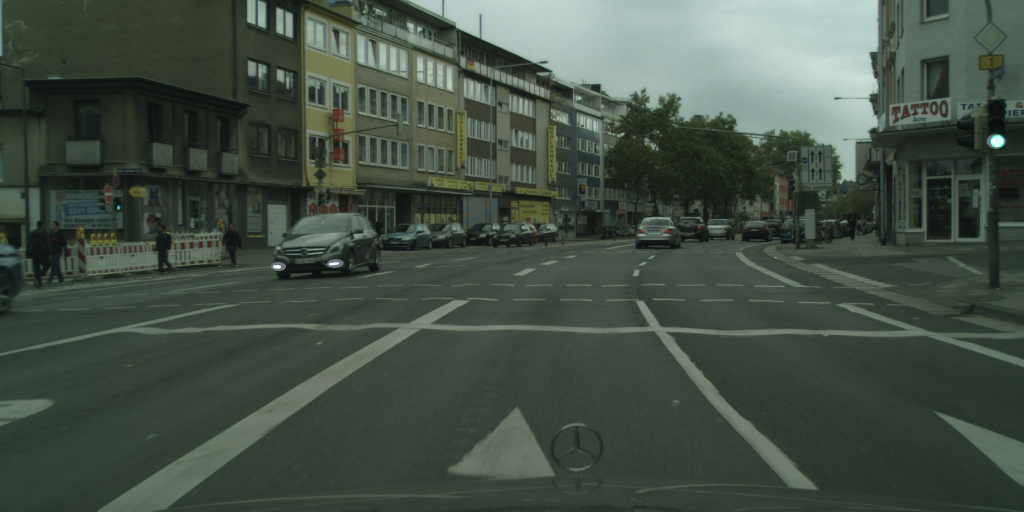
#> input picture gallery/aachen_000004_000019_leftImg8bit.png, 2048 x 1024 px, found by its file name (shown at 1/2 size)
$ python main.py
#> lines starting #> are read from the running program, lines starting #| are printed output that depends on the picture; after the words box and inside, x2 and y2 are one past the last pixel; in counts of white or black regions, pixels touching at a corner belong together; pictures that were not available may be replaced by others from this repository, and a replacement may not be noted
#> in show_find_tfl_lights, image is the input picture: shape (1024, 2048, 3); mean R, G, B 68.2, 79.7, 69.6
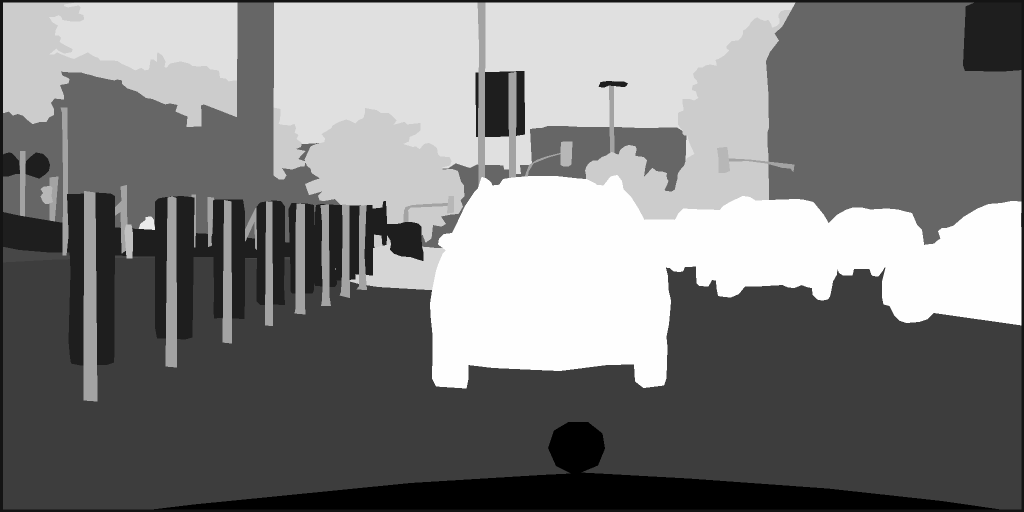
#> input picture cologne_000113_000019_gtFine_labelIds.png, 2048 x 1024 px, given in place of kernel.png, which was not available (shown at 1/2 size)
#> in find_tfl_lights, kernel is the input picture: shape (1024, 2048); min 1, max 26, mean 13.4
import heapq

import cv2
from matplotlib.testing.compare import compare_images
from numpy import amax
# from sympy.stats.frv_types import scipy
import scipy

try:
    import os
    import json
    import glob
    import argparse

    import numpy as np
    from scipy import signal as sg
    from scipy.ndimage.filters import maximum_filter

    from PIL import Image, ImageEnhance, ImageFilter

    import matplotlib.pyplot as plt
    import matplotlib

except ImportError:
    print("Need to fix the installation")
    raise

data_path = "data.bin"
labels_path = "labels.bin"


def highlight_lights(image):
    # plt.imshow(image)
    # plt.show()

    # split the image into its BGR components
    mask_red = np.all(image[:,:] <= [180, 235, 235], axis=-1)
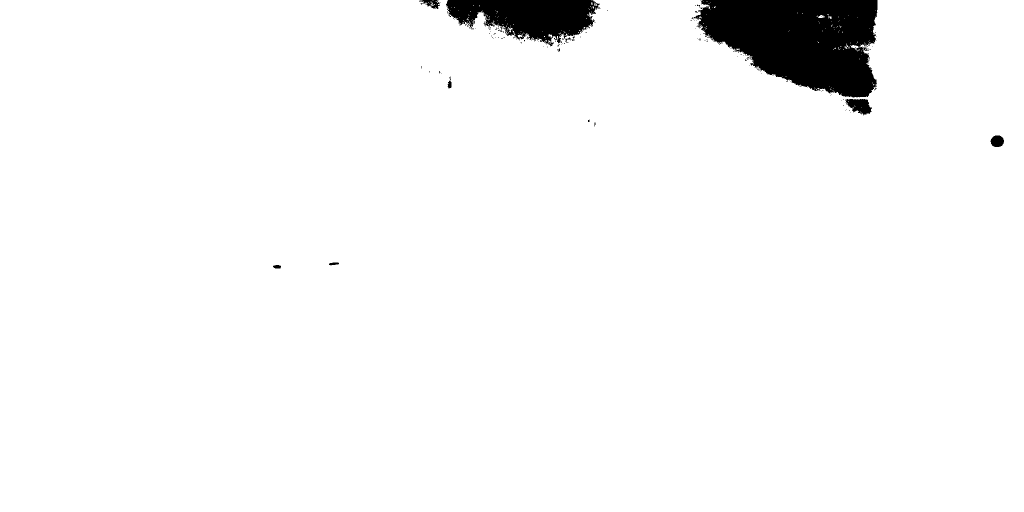
#> mask_red: shape (1024, 2048) bool (shown at 1/2 size); 96.6% white; 166 black regions (156 under 20 px), largest, box (x1, y1, x2, y2) and area: (1388, 0, 1755, 195) 50367, (892, 0, 1201, 93) 17513, (1691, 198, 1744, 231) 1107
    mask_green = np.all(image[:,:] <= [245, 237, 245], axis=-1)
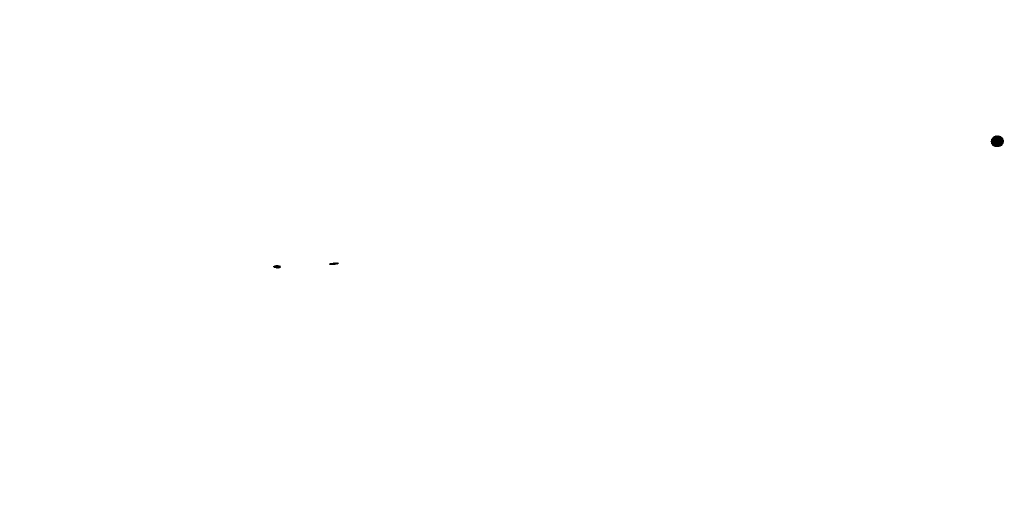
#> mask_green: shape (1024, 2048) bool (shown at 1/2 size); 100% white; 3 black regions, box (x1, y1, x2, y2) and area: (1981, 271, 2008, 294) 492, (546, 530, 562, 537) 85, (658, 525, 678, 530) 78
    mask_blue = np.all(image[:,:] <= [245, 245, 190], axis=-1)
#> mask_blue: shape (1024, 2048) bool; 95.8% white; 204 black regions (192 under 20 px), largest, box (x1, y1, x2, y2) and area: (1243, 0, 1755, 202) 59399, (890, 0, 1234, 112) 25668, (1677, 199, 1749, 245) 1988

    mask_white = np.ma.mask_or(np.all(image[:, :] >= [190, 190, 190], axis=-1), np.all(image[:, :] <= [155, 155, 155], axis=-1))
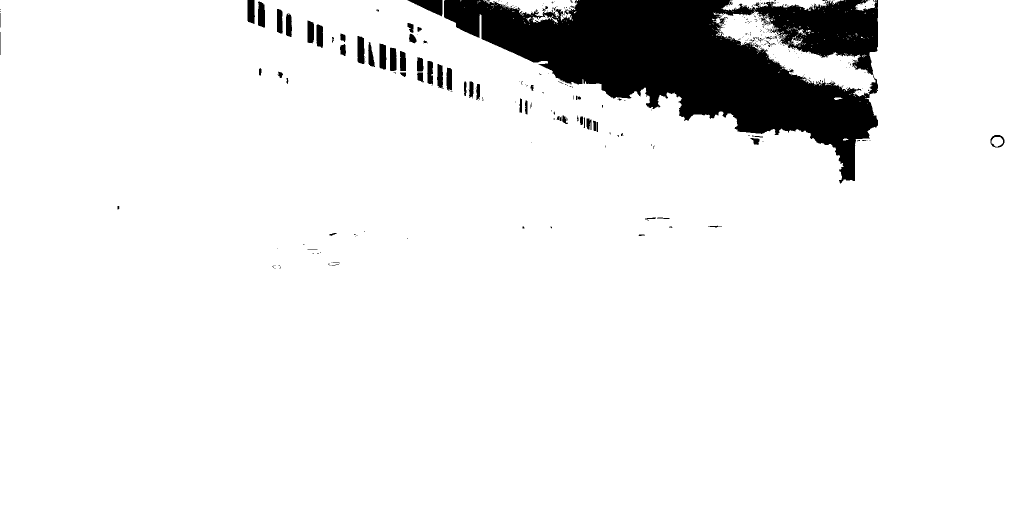
#> mask_white: shape (1024, 2048) bool (shown at 1/2 size); 92.4% white; 435 black regions (373 under 20 px), largest, box (x1, y1, x2, y2) and area: (888, 0, 1756, 367) 144375, (815, 0, 885, 33) 1203, (715, 72, 729, 128) 709

    mask = np.ma.mask_or(np.ma.mask_or(mask_red, mask_green), np.ma.mask_or(mask_blue, mask_white))
#> mask: shape (1024, 2048) bool; 100% white; black in thin lines or dots, all inside (x1, y1, x2, y2) = (546, 271, 2008, 535)
    image[mask] = [0, 0, 0]

    image[np.logical_not(mask)] = [255, 255, 255]

    # [8 lines of commented-out code are left out]

    blurred = cv2.GaussianBlur(image, (3, 3), 0)
    fixed = cv2.threshold(blurred, 26, 255, cv2.THRESH_BINARY)[1]
#> fixed: shape (1024, 2048, 3); 0.01% white; 3 white regions (2 under 20 px), largest, box (x1, y1, x2, y2) and area: (1980, 270, 2009, 295) 286
    blurred = cv2.GaussianBlur(fixed, (17, 17), 0)
    fixed = cv2.threshold(blurred, 45, 255, cv2.THRESH_BINARY)[1]
#> fixed: shape (1024, 2048, 3); 0.03% white; 1 white region, box (x1, y1, x2, y2) and area: (1978, 268, 2011, 297) 640

    return fixed[..., :3]


def find_tfl_lights(c_image: np.ndarray, cv2=None, **kwargs):
    """
    Detect candidates for TFL lights. Use c_image, kwargs and you imagination to implement
    :param c_image: The image itself as np.uint8, shape of (H, W, 3)
    :param kwargs: Whatever config you want to pass in here
    :return: 4-tuple of x_red, y_red, x_green, y_green
    """
    # [6 lines of commented-out code are left out]

    kernel = np.array(Image.open('kernel.png').convert('L'))
    kernel = kernel.astype('f')
    # [10 lines of commented-out code are left out]

    highlighted_red_image = highlight_lights(c_image.copy())
    fixed_image = \
        sg.convolve(np.dot(highlighted_red_image, [0.2125, 0.7154, 0.0721]), kernel, mode='same', method='auto')
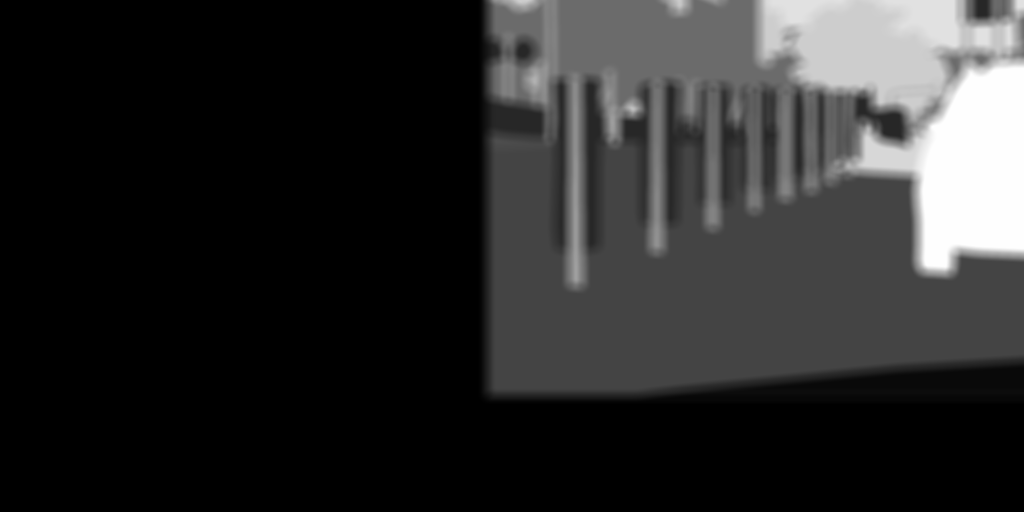
#> fixed_image: shape (1024, 2048) float64 (shown at 1/2 size); min -0.145, max 4243200.1, mean 711514.8; drawn with min black and max white


    max_filter_image = scipy.ndimage.maximum_filter(fixed_image, 50)
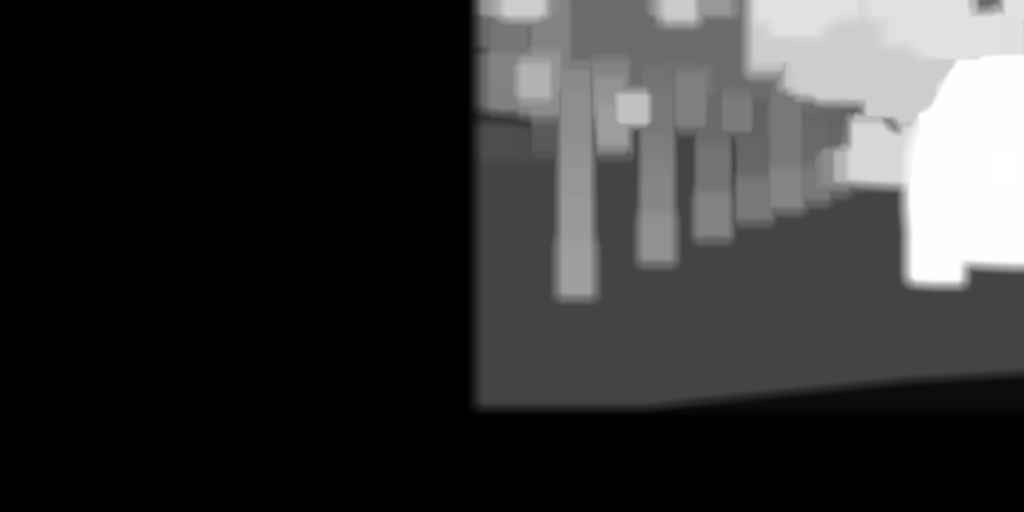
#> max_filter_image: shape (1024, 2048) float64 (shown at 1/2 size); min -0.0487, max 4243200.1, mean 873439.3; drawn with min black and max white

    red_index1 = []
    red_index2 = []
    green_index1 = []
    green_index2 = []

    for i in range(len(max_filter_image)):
        for j in range(len(max_filter_image[i])):
            if max_filter_image[i][j] == fixed_image[i][j] and max_filter_image[i][j] > 1500000:
                if c_image[i][j][0] > c_image[i][j][1] >= c_image[i][j][2]:
                    red_index1.append(i)
                    red_index2.append(j)
                else:
                    green_index1.append(i)
                    green_index2.append(j)
#> after the loop, green_index1 = 65 values from 0 to 530; green_index2 = 65 values, max 2043 at index 61, min 1008 at index 23, mean 1555; red_index1 = [367, 384]; red_index2 = [2028, 1571]

    ### USE HELPER FUNCTIONS ###
    return red_index2, red_index1, green_index2, green_index1


### GIVEN CODE TO TEST YOUR IMPLENTATION AND PLOT THE PICTURES
# [11 lines left out: function show_image_and_gt, not called in this run]


def show_find_tfl_lights(image_path):
    """
    Run the attention code
    """
    image = np.array(Image.open(image_path))
    red_x, red_y, green_x, green_y = find_tfl_lights(image)
#> red_x = [2028, 1571]; red_y = [367, 384]; green_x has the same summary as green_index2 in find_tfl_lights; green_y = 65 values from 0 to 530
    plt.plot(red_x, red_y, 'rx', markersize=4)
    plt.plot(green_x, green_y, 'g+', markersize=4)
    plt.imshow(image)
    plt.show()
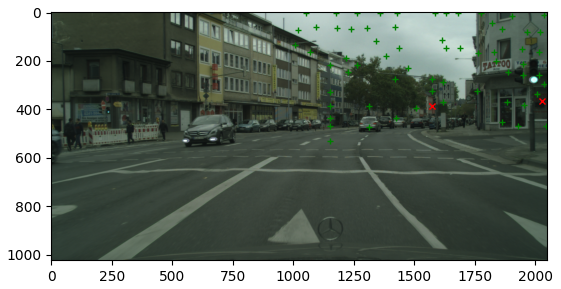
#> figure drawn by matplotlib, 1 panel


# [64 lines left out: functions test_find_tfl_lights, main, not called in this run]


if __name__ == '__main__':
    # main()
    show_find_tfl_lights('aachen_000004_000019_leftImg8bit.png') #, 'cologne_000113_000019_gtFine_labelIds.png')
    plt.show(block=True)
